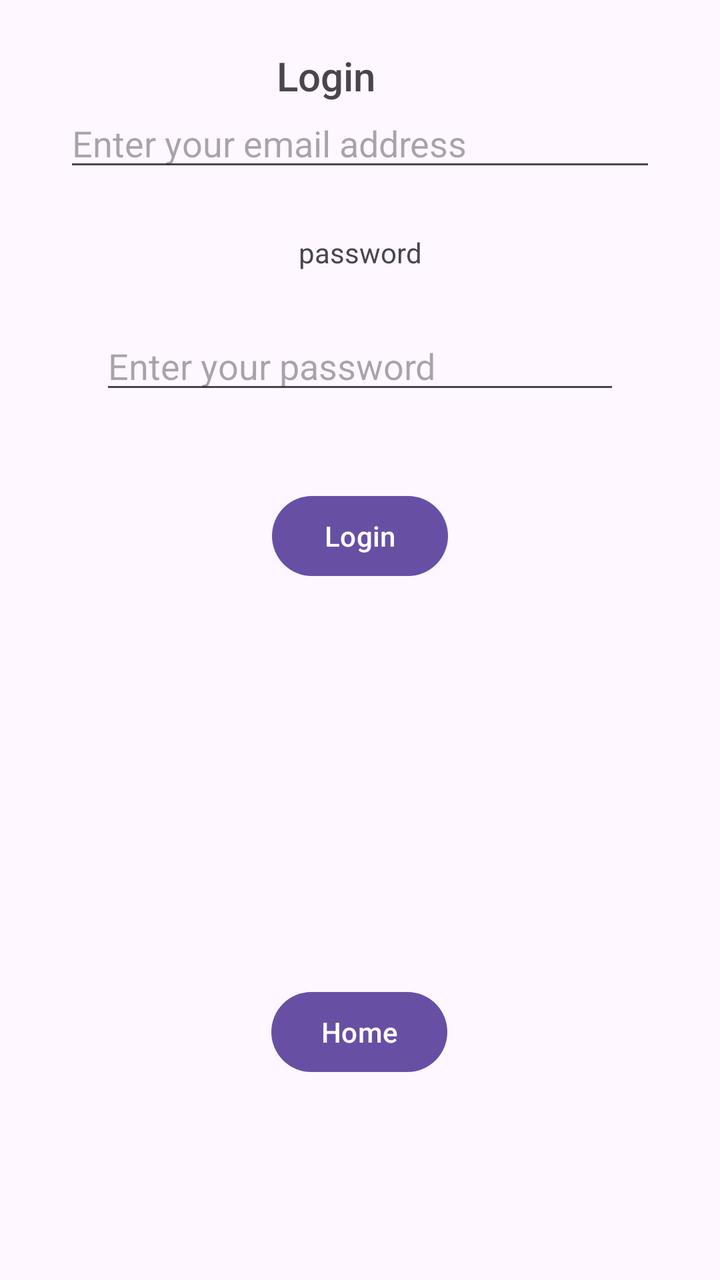
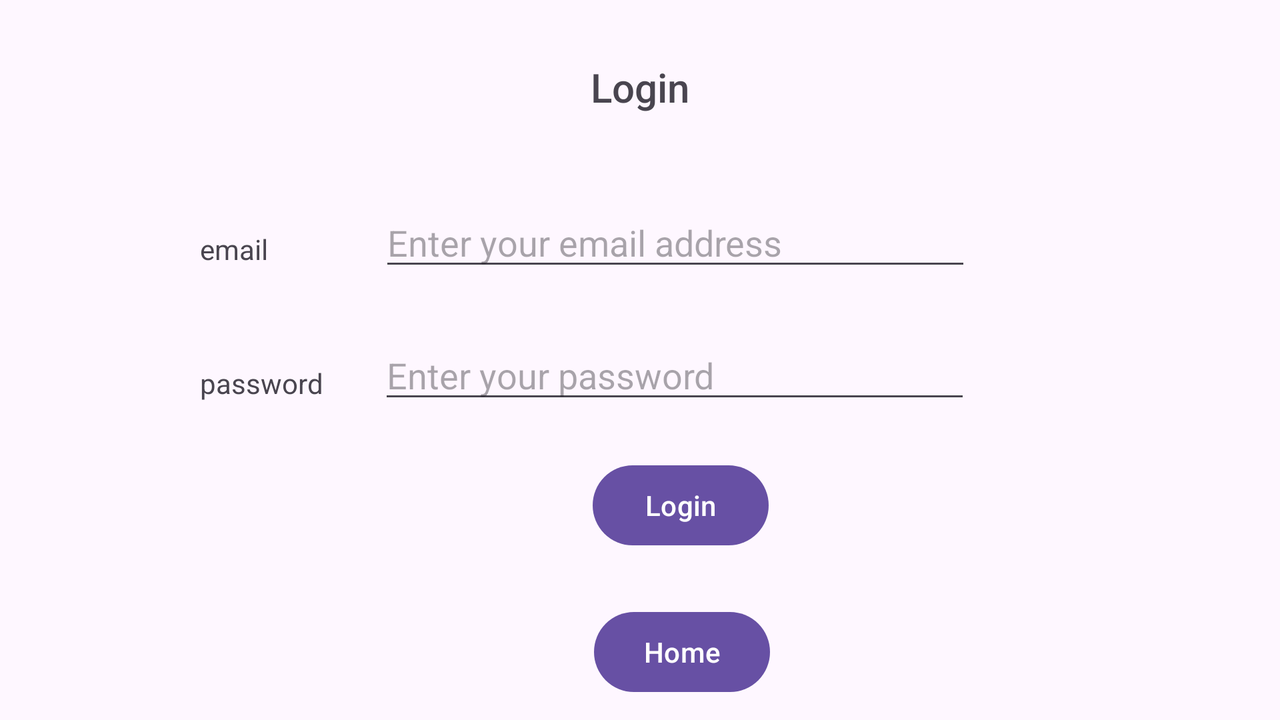

Compare how this app lays out the same screen by default and in its alternative resource folder. The renders come first, then the two layout files and the values they reference.
<!-- AndroidManifest.xml: application theme Theme.FootyGuesser -->
<!-- res/layout/activity_login.xml -->
<?xml version="1.0" encoding="utf-8"?>
<androidx.constraintlayout.widget.ConstraintLayout xmlns:android="http://schemas.android.com/apk/res/android"
    xmlns:app="http://schemas.android.com/apk/res-auto"
    xmlns:tools="http://schemas.android.com/tools"
    android:id="@+id/main"
    android:layout_width="match_parent"
    android:layout_height="wrap_content"
    tools:context=".LoginActivity">

    <Button
        android:id="@+id/log_home_button"
        android:layout_width="wrap_content"
        android:layout_height="wrap_content"
        android:layout_marginStart="148dp"
        android:layout_marginEnd="148dp"
        android:layout_marginBottom="100dp"
        android:text="@string/home"
        app:layout_constraintBottom_toBottomOf="parent"
        app:layout_constraintEnd_toEndOf="parent"
        app:layout_constraintHorizontal_bias="0.518"
        app:layout_constraintStart_toStartOf="parent"
        android:onClick="home"/>

    <EditText
        android:id="@+id/password_input"
        android:layout_width="match_parent"
        android:layout_height="wrap_content"
        android:layout_marginStart="50dp"
        android:layout_marginEnd="50dp"
        android:layout_marginBottom="42dp"
        android:hint="@string/enter_password"
        android:inputType="textPassword"
        app:layout_constraintBottom_toTopOf="@+id/login_button"
        app:layout_constraintEnd_toEndOf="parent"
        app:layout_constraintHorizontal_bias="0.0"
        app:layout_constraintStart_toStartOf="parent"
        />

    <TextView
        android:id="@+id/textView"
        android:layout_width="wrap_content"
        android:layout_height="wrap_content"
        android:layout_marginStart="179dp"
        android:layout_marginTop="88dp"
        android:layout_marginEnd="179dp"
        android:layout_marginBottom="47dp"
        android:fontFamily="sans-serif-medium"
        android:text="@string/login"
        android:textSize="20sp"
        app:layout_constraintBottom_toTopOf="@+id/email_text"
        app:layout_constraintEnd_toEndOf="parent"
        app:layout_constraintHorizontal_bias="0.857"
        app:layout_constraintStart_toStartOf="parent"
        app:layout_constraintTop_toTopOf="parent" />

    <TextView
        android:id="@+id/email_text"
        android:layout_width="wrap_content"
        android:layout_height="wrap_content"
        android:layout_marginStart="188dp"
        android:layout_marginEnd="189dp"
        android:layout_marginBottom="15dp"
        android:text="@string/email"
        app:layout_constraintBottom_toTopOf="@+id/email_input"
        app:layout_constraintEnd_toEndOf="parent"
        app:layout_constraintStart_toStartOf="parent" />

    <TextView
        android:id="@+id/password_text"
        android:layout_width="wrap_content"
        android:layout_height="wrap_content"
        android:layout_marginStart="175dp"
        android:layout_marginEnd="175dp"
        android:layout_marginBottom="25dp"
        android:text="@string/password"
        app:layout_constraintBottom_toTopOf="@+id/password_input"
        app:layout_constraintEnd_toEndOf="parent"
        app:layout_constraintStart_toStartOf="parent" />

    <EditText
        android:id="@+id/email_input"
        android:layout_width="296dp"
        android:layout_height="wrap_content"
        android:layout_marginStart="50dp"
        android:layout_marginEnd="50dp"
        android:layout_marginBottom="26dp"
        android:hint="@string/enter_email"
        android:inputType="textEmailAddress"
        app:layout_constraintBottom_toTopOf="@+id/password_text"
        app:layout_constraintEnd_toEndOf="parent"
        app:layout_constraintStart_toStartOf="parent" />

    <Button
        android:id="@+id/login_button"
        android:layout_width="wrap_content"
        android:layout_height="wrap_content"
        android:layout_marginStart="157dp"
        android:layout_marginEnd="157dp"
        android:layout_marginBottom="200dp"
        android:onClick="validateLogin"
        android:text="@string/login"
        app:layout_constraintBottom_toTopOf="@+id/log_home_button"
        app:layout_constraintEnd_toEndOf="parent"
        app:layout_constraintStart_toStartOf="parent" />

    <TextView
        android:id="@+id/login_message"
        android:layout_width="wrap_content"
        android:layout_height="wrap_content"
        android:layout_marginStart="150dp"
        android:layout_marginTop="30dp"
        android:layout_marginEnd="150dp"
        android:layout_marginBottom="50dp"
        app:layout_constraintBottom_toTopOf="@+id/log_home_button"
        app:layout_constraintEnd_toEndOf="parent"
        app:layout_constraintHorizontal_bias="0.495"
        app:layout_constraintStart_toStartOf="parent"
        app:layout_constraintTop_toBottomOf="@+id/login_button" />

</androidx.constraintlayout.widget.ConstraintLayout>
<!-- resources referenced by this layout -->
<resources>
  <string name="email">email</string>
  <string name="enter_email">Enter your email address</string>
  <string name="enter_password">Enter your password</string>
  <string name="home">Home</string>
  <string name="login">Login</string>
  <string name="password">password</string>
  <style name="Theme.FootyGuesser" parent="Base.Theme.FootyGuesser" />
  <style name="Base.Theme.FootyGuesser" parent="Theme.Material3.DayNight.NoActionBar">
          
          
      </style>
</resources>
<!-- res/layout-land/activity_login.xml (the repository's variant of the layout above) -->
<!-- drawn on the phone turned sideways -->
<?xml version="1.0" encoding="utf-8"?>
<androidx.constraintlayout.widget.ConstraintLayout xmlns:android="http://schemas.android.com/apk/res/android"
    xmlns:app="http://schemas.android.com/apk/res-auto"
    xmlns:tools="http://schemas.android.com/tools"
    android:id="@+id/main"
    android:layout_width="match_parent"
    android:layout_height="wrap_content"
    tools:context=".LoginActivity">

    <Button
        android:id="@+id/log_home_button"
        android:layout_width="wrap_content"
        android:layout_height="wrap_content"
        android:layout_marginStart="148dp"
        android:layout_marginEnd="148dp"
        android:layout_marginBottom="10dp"
        android:onClick="home"
        android:text="@string/home"
        app:layout_constraintBottom_toBottomOf="parent"
        app:layout_constraintEnd_toEndOf="parent"
        app:layout_constraintHorizontal_bias="0.582"
        app:layout_constraintStart_toStartOf="parent" />

    <EditText
        android:id="@+id/password_input"
        android:layout_width="296dp"
        android:layout_height="wrap_content"
        android:layout_marginStart="73dp"
        android:layout_marginTop="25dp"
        android:layout_marginEnd="200dp"
        android:hint="@string/enter_password"
        android:inputType="textPassword"
        app:layout_constraintEnd_toEndOf="parent"
        app:layout_constraintStart_toEndOf="@+id/password_text"
        app:layout_constraintTop_toBottomOf="@+id/email_input" />

    <TextView
        android:id="@+id/textView"
        android:layout_width="wrap_content"
        android:layout_height="wrap_content"
        android:layout_marginStart="179dp"
        android:layout_marginTop="30dp"
        android:layout_marginEnd="179dp"
        android:fontFamily="sans-serif-medium"
        android:text="@string/login"
        android:textSize="20sp"
        app:layout_constraintEnd_toEndOf="parent"
        app:layout_constraintStart_toStartOf="parent"
        app:layout_constraintTop_toTopOf="parent" />

    <TextView
        android:id="@+id/email_text"
        android:layout_width="wrap_content"
        android:layout_height="wrap_content"
        android:layout_marginStart="100dp"
        android:layout_marginTop="115dp"
        android:text="@string/email"
        app:layout_constraintStart_toStartOf="parent"
        app:layout_constraintTop_toTopOf="parent" />

    <TextView
        android:id="@+id/password_text"
        android:layout_width="wrap_content"
        android:layout_height="wrap_content"
        android:layout_marginStart="100dp"
        android:layout_marginTop="48dp"
        android:layout_marginEnd="175dp"
        android:text="@string/password"
        app:layout_constraintEnd_toEndOf="parent"
        app:layout_constraintHorizontal_bias="0.0"
        app:layout_constraintStart_toStartOf="parent"
        app:layout_constraintTop_toBottomOf="@+id/email_text" />

    <EditText
        android:id="@+id/email_input"
        android:layout_width="296dp"
        android:layout_height="wrap_content"
        android:layout_marginStart="101dp"
        android:layout_marginTop="42dp"
        android:layout_marginEnd="200dp"
        android:hint="@string/enter_email"
        android:inputType="textEmailAddress"
        app:layout_constraintEnd_toEndOf="parent"
        app:layout_constraintStart_toEndOf="@+id/email_text"
        app:layout_constraintTop_toBottomOf="@+id/textView" />

    <Button
        android:id="@+id/login_button"
        android:layout_width="wrap_content"
        android:layout_height="wrap_content"
        android:layout_marginStart="157dp"
        android:layout_marginTop="22dp"
        android:layout_marginEnd="157dp"
        android:onClick="validateLogin"
        android:text="@string/login"
        app:layout_constraintEnd_toEndOf="parent"
        app:layout_constraintHorizontal_bias="0.586"
        app:layout_constraintStart_toStartOf="parent"
        app:layout_constraintTop_toBottomOf="@+id/password_input" />

    <TextView
        android:id="@+id/login_message"
        android:layout_width="wrap_content"
        android:layout_height="wrap_content"
        android:layout_marginStart="150dp"
        android:layout_marginTop="10dp"
        android:layout_marginEnd="150dp"
        android:layout_marginBottom="10dp"
        app:layout_constraintBottom_toTopOf="@+id/log_home_button"
        app:layout_constraintEnd_toEndOf="parent"
        app:layout_constraintHorizontal_bias="0.561"
        app:layout_constraintStart_toStartOf="parent"
        app:layout_constraintTop_toBottomOf="@+id/login_button"
        app:layout_constraintVertical_bias="1.0" />

</androidx.constraintlayout.widget.ConstraintLayout>
